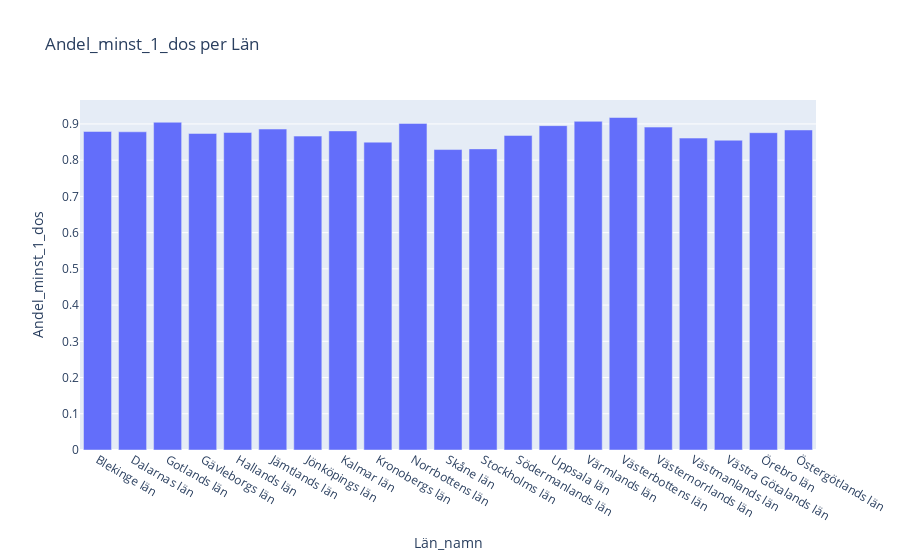
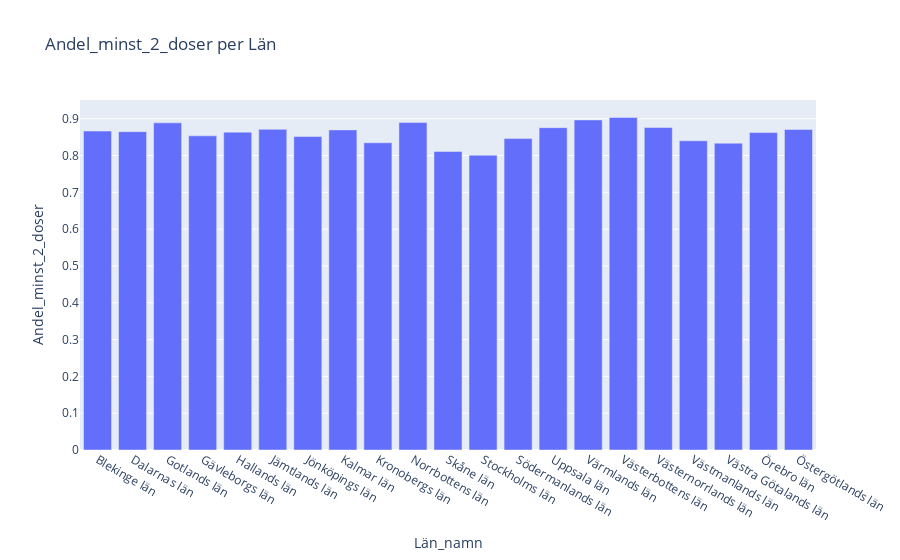
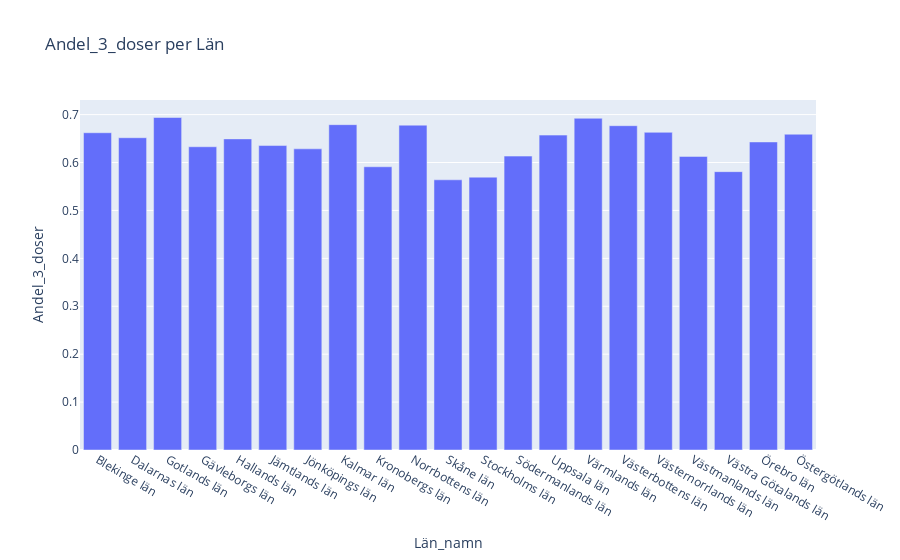

Notebook source saved alongside these figures, in order:
### Code cell
grupperade_län['Andel_minst_1_dos'] = grupperade_län['Antal minst 1 dos'] / grupperade_län['Befolkning']
grupperade_län['Andel_minst_2_doser'] = grupperade_län['Antal minst 2 doser'] / grupperade_län['Befolkning']
grupperade_län['Andel_3_doser'] = grupperade_län['Antal 3 doser'] / grupperade_län['Befolkning']
grupperade_län['Andel_4_doser'] = grupperade_län['Antal 4 doser'] / grupperade_län['Befolkning']

for dos in ['Andel_minst_1_dos', 'Andel_minst_2_doser', 'Andel_3_doser', 'Andel_4_doser']:
    fig = px.bar(grupperade_län, x=grupperade_län.index, y=dos, title=f'{dos} per Län')
    fig.update_layout(
    plot_bgcolor='lightblue', 
    paper_bgcolor='lightgrey' 
)
    fig.show()

### Figure 1 — Plotly figure (JSON) as saved in the notebook; plotly's stock layout.template omitted (floating-point values rounded to 4 significant figures)
{"data": [{"alignmentgroup": "True", "hovertemplate": "Län_namn=%{x}<br>Andel_minst_1_dos=%{y}<extra></extra>", "legendgroup": "", "marker": {"color": "#636efa", "pattern": {"shape": ""}}, "name": "", "offsetgroup": "", "orientation": "v", "showlegend": false, "textposition": "auto", "type": "bar", "x": ["Blekinge län", "Dalarnas län", "Gotlands län", "Gävleborgs län", "Hallands län", "Jämtlands län", "Jönköpings län", "Kalmar län", "Kronobergs län", "Norrbottens län", "Skåne län", "Stockholms län", "Södermanlands län", "Uppsala län", "Värmlands län", "Västerbottens län", "Västernorrlands län", "Västmanlands län", "Västra Götalands län", "Örebro län", "Östergötlands län"], "xaxis": "x", "y": [0.8792, 0.8784, 0.9047, 0.8738, 0.8765, 0.8859, 0.8664, 0.8808, 0.8498, 0.9015, 0.8293, 0.8312, 0.8683, 0.8954, 0.9072, 0.9178, 0.8913, 0.861, 0.8551, 0.8759, 0.8834], "yaxis": "y"}], "layout": {"barmode": "relative", "legend": {"tracegroupgap": 0}, "title": {"text": "Andel_minst_1_dos per Län"}, "xaxis": {"anchor": "y", "domain": [0, 1], "title": {"text": "Län_namn"}}, "yaxis": {"anchor": "x", "domain": [0, 1], "title": {"text": "Andel_minst_1_dos"}}}}

### Figure 2 — Plotly figure (JSON) as saved in the notebook; plotly's stock layout.template omitted (floating-point values rounded to 4 significant figures)
{"data": [{"alignmentgroup": "True", "hovertemplate": "Län_namn=%{x}<br>Andel_minst_2_doser=%{y}<extra></extra>", "legendgroup": "", "marker": {"color": "#636efa", "pattern": {"shape": ""}}, "name": "", "offsetgroup": "", "orientation": "v", "showlegend": false, "textposition": "auto", "type": "bar", "x": ["Blekinge län", "Dalarnas län", "Gotlands län", "Gävleborgs län", "Hallands län", "Jämtlands län", "Jönköpings län", "Kalmar län", "Kronobergs län", "Norrbottens län", "Skåne län", "Stockholms län", "Södermanlands län", "Uppsala län", "Värmlands län", "Västerbottens län", "Västernorrlands län", "Västmanlands län", "Västra Götalands län", "Örebro län", "Östergötlands län"], "xaxis": "x", "y": [0.8665, 0.8649, 0.8888, 0.8535, 0.8636, 0.8711, 0.8516, 0.8697, 0.8347, 0.8897, 0.8109, 0.8011, 0.8461, 0.8757, 0.8968, 0.9034, 0.8762, 0.84, 0.8336, 0.8624, 0.8709], "yaxis": "y"}], "layout": {"barmode": "relative", "legend": {"tracegroupgap": 0}, "title": {"text": "Andel_minst_2_doser per Län"}, "xaxis": {"anchor": "y", "domain": [0, 1], "title": {"text": "Län_namn"}}, "yaxis": {"anchor": "x", "domain": [0, 1], "title": {"text": "Andel_minst_2_doser"}}}}

### Figure 3 — Plotly figure (JSON) as saved in the notebook; plotly's stock layout.template omitted (floating-point values rounded to 4 significant figures)
{"data": [{"alignmentgroup": "True", "hovertemplate": "Län_namn=%{x}<br>Andel_3_doser=%{y}<extra></extra>", "legendgroup": "", "marker": {"color": "#636efa", "pattern": {"shape": ""}}, "name": "", "offsetgroup": "", "orientation": "v", "showlegend": false, "textposition": "auto", "type": "bar", "x": ["Blekinge län", "Dalarnas län", "Gotlands län", "Gävleborgs län", "Hallands län", "Jämtlands län", "Jönköpings län", "Kalmar län", "Kronobergs län", "Norrbottens län", "Skåne län", "Stockholms län", "Södermanlands län", "Uppsala län", "Värmlands län", "Västerbottens län", "Västernorrlands län", "Västmanlands län", "Västra Götalands län", "Örebro län", "Östergötlands län"], "xaxis": "x", "y": [0.6622, 0.6518, 0.694, 0.6329, 0.6494, 0.6355, 0.6286, 0.679, 0.5911, 0.678, 0.5639, 0.5695, 0.6134, 0.6572, 0.6924, 0.6769, 0.6631, 0.6128, 0.5809, 0.643, 0.6591], "yaxis": "y"}], "layout": {"barmode": "relative", "legend": {"tracegroupgap": 0}, "title": {"text": "Andel_3_doser per Län"}, "xaxis": {"anchor": "y", "domain": [0, 1], "title": {"text": "Län_namn"}}, "yaxis": {"anchor": "x", "domain": [0, 1], "title": {"text": "Andel_3_doser"}}}}
